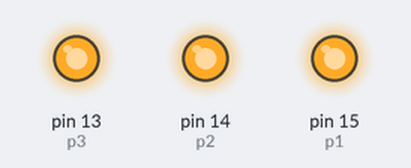
A program run on a simulated MicroPython board. Shown: output pins drawn as LEDs (lit = HIGH).

Above: at 0.5 s.
At 3.5 s:
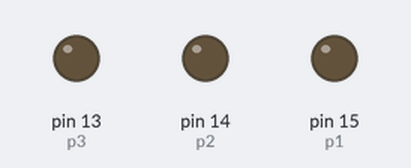
Timing chart, 0 to 4.6 s (numbered marks = the images above):
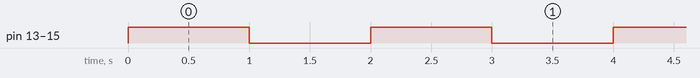

Measured:
- by itself, pin 13 (p3), pin 14 (p2), pin 15 (p1): alternates HIGH for 1.0 s and LOW for 1.0 s

The program:

testfrontleds.py
```python
from machine import Pin
import time
p1 = Pin(15, Pin.OUT)
p2 = Pin(14, Pin.OUT)
p3 = Pin(13, Pin.OUT)
ps = [p1,p2,p3]

while True:
    for p in ps:
        p.toggle()
    time.sleep(1)
    
```
